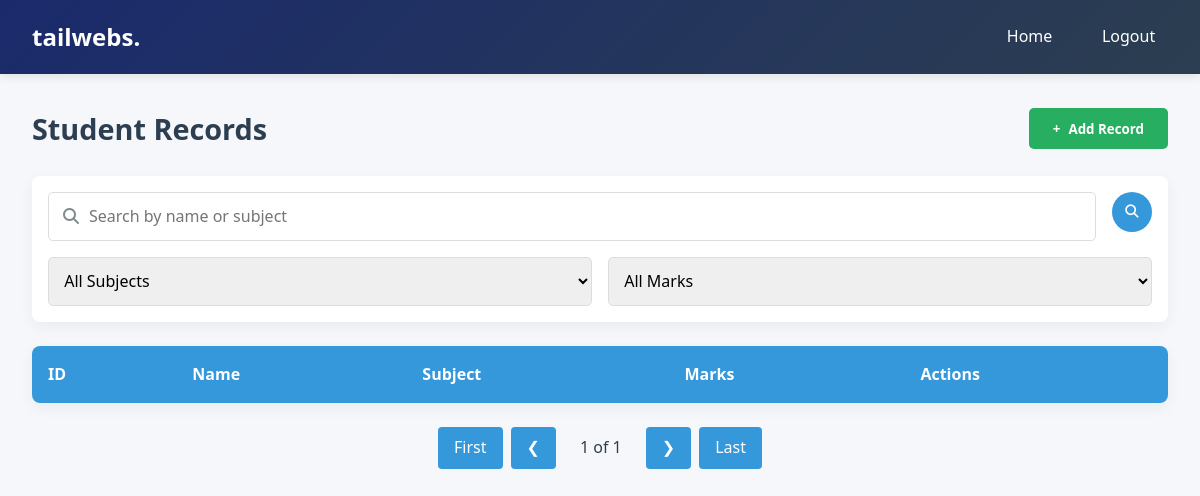
The app's page /home/ (signed in), older data.
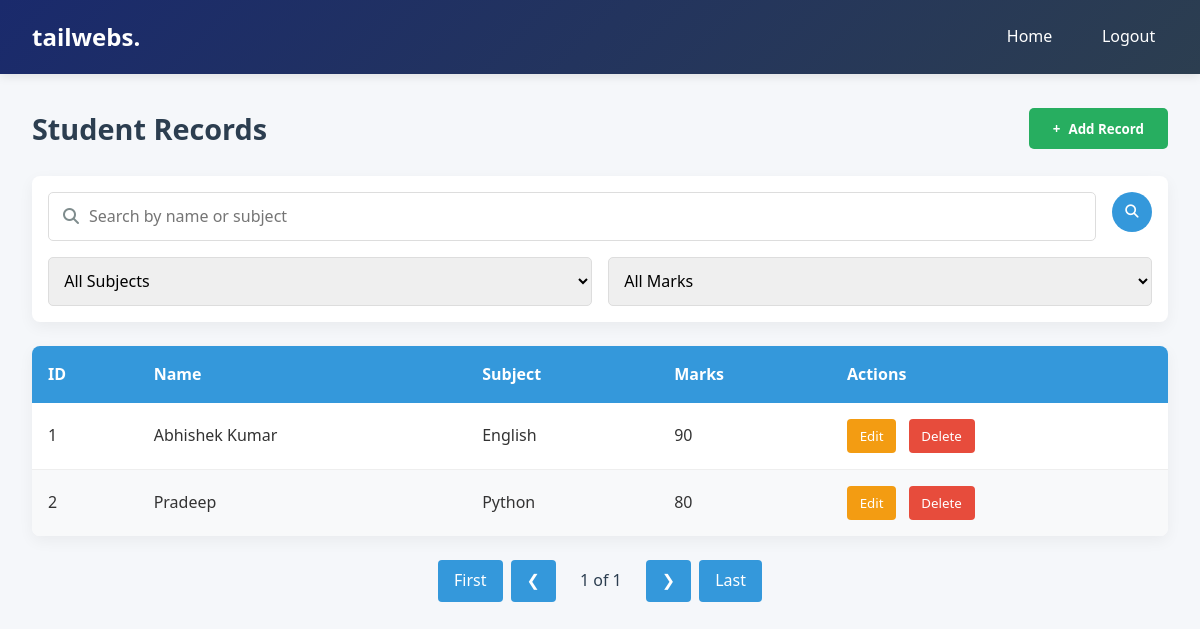
The same page, newer data.
### management/models.py (models this page shows, shortened)
class Student(models.Model):
    name = models.CharField(max_length=256, null=True, blank=True)
    subject = models.CharField(max_length=256, null=True, blank=True)
    mark = models.IntegerField(default=0)

### management/views.py (the view, shortened to what this page needs)
# urls.py: path('home/', views.home_view, name='home'),
@login_required(login_url='/')
def home_view(request):
    students = Student.objects.all()
    contexts = {
          'students':students
          }
    return render(request, 'home.html', contexts)

### management/templates/home.html (shortened to what this page needs)
{% extends "base.html" %}
{% block content %}
<div class="dashboard-container">
    <nav class="navbar">
        <div class="website-name">tailwebs.</div>
        <div class="nav-links">
            <a href="#">Home</a>
            <a href="{% url 'logout' %}" onclick="return confirm('Are you sure want to logout?');">Logout</a>
        </div>
    </nav>
    <div class="main-content">
        <div class="content-header">
            <h2 class="page-title">Student Records</h2>
            <button class="add-btn" onclick="togglePopup()">
                <span>+</span> Add Record
            </button>
        </div>
        <div class="Search-Filter-Container">
            <div class="Search-FC-Section-left">
                <form id="searchForm">
                    <span>
                        <i class="fas fa-search"
                            style="position: absolute; left: 15px; top: 50%; transform: translateY(-50%); color: #7f8c8d;"></i>
                        <input type="text" id="searchInput" placeholder="Search by name or subject" class="">
                    </span>
                    <button type="submit" class="Common-Btn-circle">
                        <i class="fa fa-search"></i>
                    </button>
                </form>
            </div>
            <div class="filter-controls">
                <select class="filter-select" id="subjectFilter">
                    <option value="">All Subjects</option>
                </select>
                <select class="filter-select" id="marksFilter">
                    <option value="">All Marks</option>
                </select>
            </div>
        </div>
        <table class="records-table">
            <thead>
                <tr>
                    <th>ID</th>
                    <th>Name</th>
                    <th>Subject</th>
                    <th>Marks</th>
                    <th>Actions</th>
                </tr>
            </thead>
            <tbody>
                {% for student in students %}
                <tr>
                    <td>{{forloop.counter}}</td>
                    <td>{{student.name}}</td>
                    <td>{{student.subject}}</td>
                    <td>{{student.mark}}</td>
                    <td>
                        <button class="action-btn edit-btn" data-id="${record.id}">Edit</button>
                        <button class="action-btn delete-btn" data-id="${record.id}">Delete</button>
                    </td>
                </tr>
                {% endfor %}
            </tbody>
        </table>
        <div class="Nav-Bnt-Container">
            <nav role="navigation">
                <ul class="cd-pagination" id="pagination">
                    <li class="button">
                        <a href="#" id="firstPage">First</a>
                    </li>
                    <li class="button">
                        <a href="#" id="prevPage">❮</a>
                    </li>
                    <li class="currentCount" id="pageInfo">1 of 1</li>
                    <li class="button">
                        <a href="#" id="nextPage">❯</a>
                    </li>
                    <li class="button">
                        <a href="#" id="lastPage">Last</a>
                    </li>
                </ul>
            </nav>
        </div>
    </div>
</div>
{% endblock content %}

### management/templates/base.html (shortened to what this page needs)
{% load static %}
<!DOCTYPE html>
<html lang="en">
<head>
    <link rel="stylesheet" href="{% static 'css/styles.css' %}">
    <link rel="stylesheet" href="https://cdnjs.cloudflare.com/ajax/libs/font-awesome/6.4.0/css/all.min.css" />
</head>
<body>
    {% block content %} {% endblock content %}
</body>
</html>

### static/css/styles.css (style rules this page uses)
* { margin: 0; padding: 0; box-sizing: border-box; font-family: 'Segoe UI', Tahoma, Geneva, Verdana, sans-serif; }
body { background-color: #f5f7fa; color: #333; line-height: 1.6; }
.navbar { display: flex; justify-content: space-between; align-items: center; background: linear-gradient(135deg, #1a2a6c, #2c3e50); color: white; padding: 1rem 2rem; box-shadow: 0 2px 10px rgba(0, 0, 0, 0.1); }
.website-name { font-size: 1.5rem; font-weight: 700; }
.nav-links { display: flex; gap: 1.5rem; }
.nav-links a { color: white; text-decoration: none; font-weight: 500; padding: 0.5rem 0.8rem; border-radius: 4px; transition: background 0.3s; }
.main-content { padding: 2rem; max-width: 1200px; margin: 0 auto; }
.content-header { display: flex; justify-content: space-between; align-items: center; margin-bottom: 1.5rem; }
.page-title { font-size: 1.8rem; color: #2c3e50; }
.add-btn { background: #27ae60; color: white; border: none; padding: 0.7rem 1.5rem; border-radius: 5px; font-weight: 600; cursor: pointer; display: flex; align-items: center; gap: 0.5rem; transition: background 0.3s; }
.Search-Filter-Container { background: white; padding: 1rem; border-radius: 8px; margin-bottom: 1.5rem; box-shadow: 0 5px 15px rgba(0, 0, 0, 0.05); }
.Search-FC-Section-left { display: flex; align-items: center; }
.Search-FC-Section-left form { display: flex; gap: 1rem; width: 100%; }
.Search-FC-Section-left span { flex: 1; position: relative; }
.Search-FC-Section-left input { width: 100%; padding: 0.8rem 1rem; border: 1px solid #ddd; border-radius: 5px; font-size: 1rem; padding-left: 40px; }
.Common-Btn-circle { background: #3498db; color: white; border: none; border-radius: 50%; width: 40px; height: 40px; display: flex; align-items: center; justify-content: center; cursor: pointer; transition: background 0.3s; }
.filter-controls { display: flex; gap: 1rem; margin-top: 1rem; }
.filter-select { flex: 1; padding: 0.7rem; border: 1px solid #ddd; border-radius: 5px; font-size: 1rem; }
.records-table { width: 100%; border-collapse: collapse; background: white; border-radius: 8px; overflow: hidden; box-shadow: 0 5px 15px rgba(0, 0, 0, 0.05); margin-bottom: 1.5rem; }
.records-table th { background: #3498db; color: white; text-align: left; padding: 1rem; font-weight: 600; }
.records-table td { padding: 1rem; border-bottom: 1px solid #eee; }
.records-table tr:last-child td { border-bottom: none; }
.records-table tr:nth-child(even) { background-color: #f8f9fa; }
.action-btn { padding: 0.5rem 0.8rem; border: none; border-radius: 4px; cursor: pointer; font-weight: 500; transition: all 0.2s; }
.edit-btn { background: #f39c12; color: white; margin-right: 0.5rem; }
.delete-btn { background: #e74c3c; color: white; }
.Nav-Bnt-Container { display: flex; justify-content: center; margin-top: 1.5rem; }
.cd-pagination { display: flex; list-style: none; gap: 0.5rem; }
.cd-pagination li { display: inline-block; }
.cd-pagination li a, .cd-pagination li span { display: block; padding: 0.5rem 1rem; border-radius: 4px; text-decoration: none; transition: all 0.3s; }
.cd-pagination li.button a { background: #3498db; color: white; cursor: pointer; }
.cd-pagination li.currentCount { display: flex; align-items: center; padding: 0 1rem; font-weight: 500; color: #2c3e50; }

Row changes from the older to the newer data that the page shows:
added Student: name "Abhishek Kumar", subject "English", mark "90"
added Student: name "Pradeep", subject "Python", mark "80"
